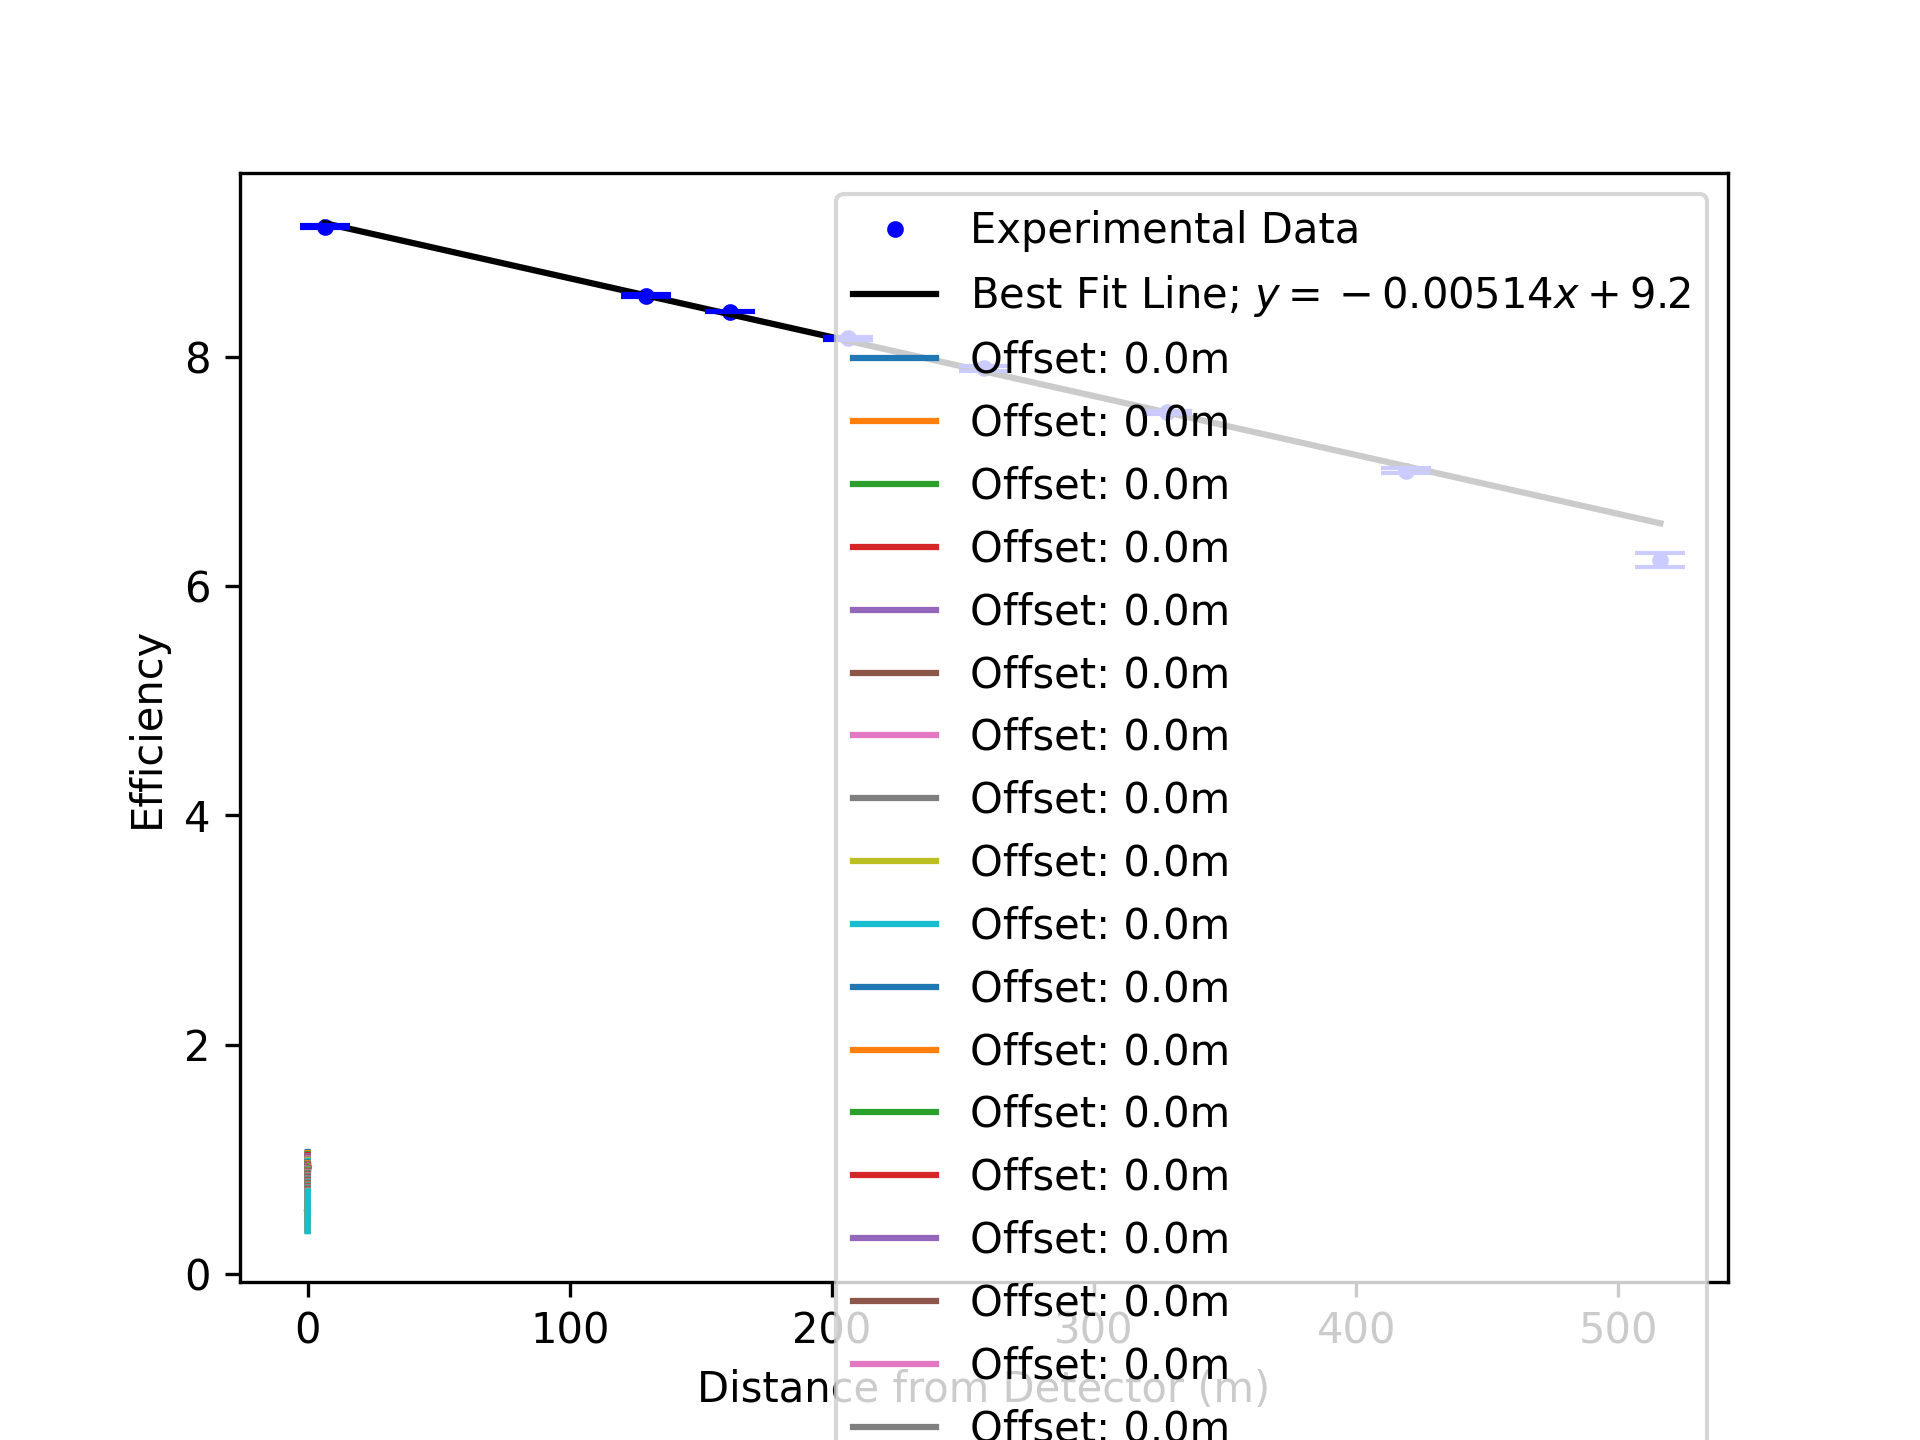

Source code (Python):
import numpy as np
import statistics
import matplotlib.pyplot as plt
countRates = [3298.96006292056,
4063.01233159883,
4793.16571241913,
5838.30523934957,
7653.76750421364,
10787.4794927215,
17305.4198015451,
33130.6721360773]
for i in range(len(countRates)):
    countRates[i] = countRates[i]/300

SrActivity = 2093.4
NaActivity = 2915.5
def fracCalc(x):
    return 0.5 - x/(2*np.sqrt(x**2+(14.3E-3)**2))
def effCalcGraph(x,counts, activity):
    return (counts-0.3317)/(fracCalc(x)*activity)


def read_txt_file(txt_file):
    """
    Read a text file where each line contains one number and put each number into a list.
    
    Parameters:
        txt_file (str): Path to the input text file.
        
    Returns:
        list: List containing numbers read from the text file.
    """
    data = []
    with open(txt_file, 'r') as f:
        for line in f:
            data.append(float(line.strip()))
    return data
offsetVals = np.linspace(0, 0.015, 100)
def slopeAt(x):
    return 9.2+x*-0.00514
#Attenuation Coeff
def attenuation():

    thicknessData = read_txt_file("thickness.txt")
    thickArr = np.linspace(min(thicknessData),max(thicknessData),1000)
    LOBF = slopeAt(thickArr)
    thickCounts = read_txt_file("logCount.txt")
    thickCountErr = read_txt_file("logCountErr.txt")
    plt.plot(thicknessData,thickCounts, 'o', markersize = 3,color = "blue", label = "Experimental Data")
    plt.plot(thickArr,LOBF, label = r"Best Fit Line; $y=-0.00514x +9.2$", color = "black")
    plt.errorbar(thicknessData,thickCounts, yerr = thickCountErr,fmt = 'none',capsize=6,color = "blue")
    plt.xlabel(r"Mass Thickness (g/cm$^{2}$)")
    plt.ylabel("Logarithmic Counts")
    plt.legend()
    plt.savefig("attenuation.png",dpi=300)
attenuation()
Data = read_txt_file("extData.txt")
fracData = []
for i in range(len(Data)):
    fracData.append(fracCalc(Data[i]))
def effCalc(ndata,offset):
    pltData = []
    for i in range(len(ndata)):
        print(ndata[i])
        ndata[i] = ndata[i] - offset
        pltData.append(ndata[i])
        ndata[i] = 0.5 - ndata[i]/(2*np.sqrt(ndata[i]**2+(14.3E-3)**2))
        ndata[i] = (countRates[i]-0.3317)/(ndata[i]*2093.4)
    return ndata, pltData

effData = []
meanEff = []
for i in range(len(fracData)):
    effData.append((countRates[i]-0.3317)/(fracData[i]*2093.4))
for i in range(len(offsetVals)):
    Data = read_txt_file("extData.txt")
    effData,plotData = effCalc(Data,offsetVals[i])
    meanEff.append(max(effData)-min(effData))
    plt.plot(plotData,effData,label = "Offset: "+str(round(offsetVals[i],2))+ "m")
plt.legend()
plt.xlabel("Distance from Detector (m)")
plt.ylabel("Efficiency")
plt.savefig("extension.png",dpi=300)
plt.close()
print('Absolute Efficiency Max Value Differences: ')
print(max(meanEff))
index_min = meanEff.index(min(meanEff))
print("Offset Val for Min Efficiency Value Difference:")
print(offsetVals[index_min])
plt.plot(offsetVals,meanEff,label = "Largest Efficiency Value Difference")
plt.axvline(x=0.00552, color='r', linestyle='-',label = "Extrapolated Offset Value; $x=0.005524$m")
plt.axvline(x=0.0016666666666666666, color='green', linestyle='-',label = "Minimum Efficiency Value Difference Offset; $x=0.00167$m")
plt.xlabel("Detector Offset Value (m)")
plt.ylabel("Absolute Largest Efficiency Value Difference")
plt.legend()
plt.savefig("meanEff.png",dpi=300)



#Two axis inverse square law
def calculate_y(x):
    return 9.39776 * x**(-1.84833)
def calcNa(x):
    return 20.1 * x**(-0.8)
counts = read_txt_file("invSquareCount.txt")
NaCounts = read_txt_file("invSqSodiumCounts.txt")
NaDist = read_txt_file("invSqSodiumDist.txt")
NaXErr = []
for i in range(len(NaCounts)):
    NaXErr.append(2E-4*i)
NaErr = read_txt_file("invSqSodiumYErr.txt")
disances = read_txt_file("invSquareDistance.txt")
yErr = read_txt_file("invSquareErrCount.txt")
x_errors = read_txt_file("invSquareErrX.txt")
distArr = np.linspace(min(NaDist),max(disances),1000)
fitLine = calculate_y(distArr)
naFit = calcNa(distArr)
fig, ax1 = plt.subplots()

ax1.plot(distArr,fitLine,label = r"Thallium Best fit function; $y = 9.4x^{-1.848}$",color = "black")
ax1.plot(disances,counts, 'o', label = "Thallium Data", color = "blue")
ax1.errorbar(disances,counts, xerr=x_errors,yerr = yErr,fmt = 'none',capsize=6,color = "blue")
ax2 = ax1.twinx()
ax2.plot(distArr,naFit,label = r"Sodium Best fit function; $y = 20.1x^{-0.769}$", color = "green")
ax2.plot(NaDist,NaCounts, 'o', label = "Sodium Data", color = "red")
ax2.errorbar(NaDist,NaCounts, xerr=NaXErr, yerr = NaErr,fmt = 'none',capsize=6,color = "red")


ax1.set_ylabel("Thallium Counts", color='tab:blue')
ax1.set_xlabel("Distance from Detector (m)")
ax1.tick_params(axis='y', labelcolor='tab:blue') 
ax2.set_ylabel("Sodium Counts", color='tab:red')
ax2.tick_params(axis='y', labelcolor='tab:red') 
lines, labels = ax1.get_legend_handles_labels()
lines2, labels2 = ax2.get_legend_handles_labels()
ax2.legend(lines + lines2, labels + labels2, loc='upper right')
plt.savefig("invSquare.png",dpi=300)
plt.xlabel("Distance from Detector (m)")


#Efficiency

NaEff = []
SrEFf = []
for i in range(len(NaCounts)):
    NaEff.append(effCalcGraph(NaDist[i],NaCounts[i],NaActivity))
for i in range(len(counts)):
    SrEFf.append(effCalcGraph(disances[i],counts[i],SrActivity))
NaEff = np.array(NaEff)
SrEFf = np.array(SrEFf)
NaEffErr = []
SrEffErr = []
for i in range(len(NaEff)):
    NaEffErr.append(1)
for i in range(len(SrEFf)):
    SrEffErr.append(0.7)
NaEffErr = np.array(NaEffErr)
SrEffErr = np.array(SrEffErr)
meanNaEff = np.mean(NaEff) 
meanNaEffErr = np.sqrt(np.sum(NaEffErr**2)/len(NaEff))
meanSrEff = np.mean(SrEFf)
meanSrEffErr = np.sqrt(np.sum(SrEffErr**2)/len(SrEFf))
fig, ax1 = plt.subplots()
ax1.plot(NaDist,NaEff,label = r"$\gamma$ Efficiency", color = "blue")
ax1.errorbar(NaDist,NaEff, xerr=NaXErr, yerr=NaEffErr,fmt = 'none',capsize=6,color = "blue")
ax2 = ax1.twinx()
ax2.plot(disances,SrEFf,label = r"$\beta^{-}$ Efficiency",color = "red")
ax2.errorbar(disances,SrEFf, xerr=x_errors,yerr=SrEffErr, fmt = 'none',capsize=6,color = "red")
ax1.set_ylabel(r"$\gamma$ Efficiency $\epsilon_{\gamma}$ ($\%$)", color='blue')
ax1.set_xlabel("Distance from Detector (m)")
ax1.tick_params(axis='y', labelcolor='blue') 
ax2.set_ylabel(r"$\beta^{-}$ Efficiency $\epsilon_{\beta^{-}}$($\%$)", color='red')
ax2.tick_params(axis='y', labelcolor='red') 
lines, labels = ax1.get_legend_handles_labels()
lines2, labels2 = ax2.get_legend_handles_labels()
ax2.legend(lines + lines2, labels + labels2, loc='upper left')
plt.savefig("efficiency.png",dpi=300)



#Range
def slope1(x):
    return 18.229-x*3.856
def slope2(x):
    return 253.36-x*75.8
def find_intersections(func1, func2, x_range):
    """
    Find the x-coordinates of the intersection points of two functions within a given range.
    """
    intersections = []
    for x in x_range:
        y1_val = func1(x)
        y2_val = func2(x)
        if abs(y1_val - y2_val) < 1e-3:  # Check if the difference is within a small tolerance
            intersections.append(x)
    return intersections
intersect = find_intersections(slope1,slope2,np.linspace(2,5,100000))
print("Intersection Point: "+str(intersect))
RangePoint = [round(intersect[0],3), round(slope1(intersect[0]),3)]
plt.close()
plt.close(fig)
rangeWidths = read_txt_file("RangeWidth.txt")
rangeCounts = read_txt_file("RangeCounts.txt")
rangeCountsErr = read_txt_file("RangeCountErr.txt")
widthVals2= np.linspace(min(rangeWidths),3.3,1000)
widthVals1 = np.linspace(3.1,max(rangeWidths),1000)
line1 = slope1(widthVals1)
line2 = slope2(widthVals2)
fig2, ax3 = plt.subplots()
ax3.plot(RangePoint[0],RangePoint[1], 'o', markersize = 7,color = "red", label = f"Intersection Point; x={RangePoint[0]}mm",zorder=10)
ax3.plot(widthVals1,line1,label = r"Best fit function; $y = 18.229-3.856x$", color = "green")
ax3.plot(widthVals2,line2,label = r"Best fit function; $y = 253.36-75.8x$", color = "blue")
ax3.plot(rangeWidths,rangeCounts, 'o', markersize = 3,color = "black", label = "Experimental Data")
ax3.errorbar(rangeWidths,rangeCounts, yerr = rangeCountsErr,fmt = 'none',capsize=6,color = "black")
ax3.set_xlabel("Aluminium Width (mm)")
ax3.set_ylabel("Corrected Counts")
ax3.legend()
plt.savefig("range.png",dpi=300)
plt.show()


#Efficiency Print Statements
print("Mean Na Efficiency: ")
print(meanNaEff)
print("Mean Na Efficiency Error: ")
print(meanNaEffErr)
print("Mean Sr Efficiency: ")
print(meanSrEff)
print("Mean Sr Efficiency Error: ")
print(meanSrEffErr)
print("Na Eff Min Value: ")
print(min(NaEff))
print("Na Eff Max Value: ")
print(max(NaEff))
print("Sr Eff Min Value: ")
print(min(SrEFf))
print("Sr Eff Max Value: ")
print(max(SrEFf))